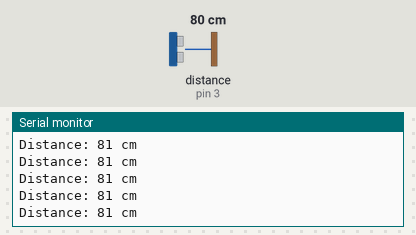
This sketch was run on a simulated Arduino Uno, built with avr-gcc and run on an emulated ATmega328P. Parts: the last lines printed to the serial monitor. Inputs (shaded band) come from the test bench; at power-on: distance to the obstacle (sensor on pin 3) 80 cm. The echo pulse lasts 58.3 µs per cm.

Above: at 1.2 s.
1.3 s: distance to the obstacle (sensor on pin 3) set to 4 cm
At 1.34 s:
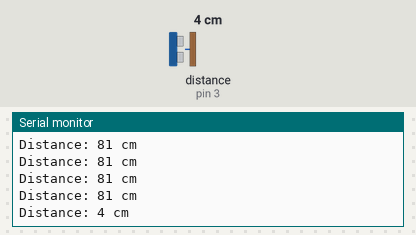
4.3 s: distance to the obstacle (sensor on pin 3) set to 2 cm
At 4.31 s:
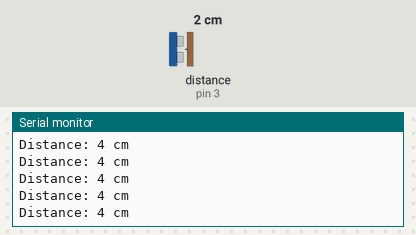
7.3 s: distance to the obstacle (sensor on pin 3) set to 60 cm
At 7.36 s:
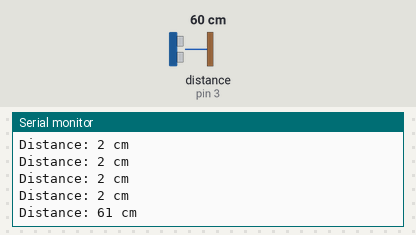
10.3 s: distance to the obstacle (sensor on pin 3) set to 299 cm
At 10.35 s:
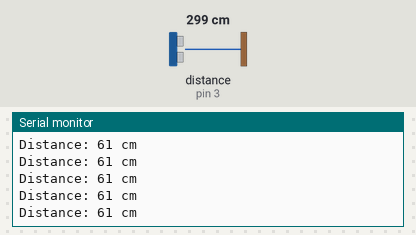
Timing chart, 0 to 13.3 s (numbered marks = the images above; inputs shaded):
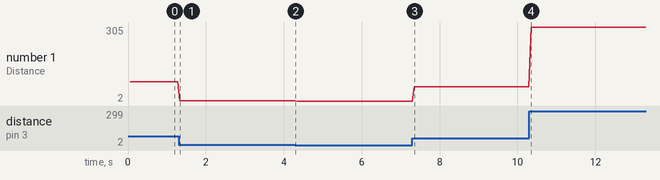

Measured:
- after the input at 1.3 s, the serial monitor: prints a new line at once (image 1)
- after the input at 7.3 s, the serial monitor: prints a new line after 0.05 s (image 3)
- plotted number 1: 81 → 4 after the input at 1.3 s, 4 → 2 after the input at 4.3 s, 2 → 61 after the input at 7.3 s, 61 → 305 after the input at 10.3 s

The sketch:

ultrasonic_sensor.ino
```cpp
#include <NewPing.h>

#define TRIG_PIN1 2
#define ECHO_PIN1 3
#define MAX_DISTANCE 400

NewPing sonar1(TRIG_PIN1, ECHO_PIN1, MAX_DISTANCE);

void setup() {
  Serial.begin(9600);
}

void loop() {
  delay(50);
  unsigned int distance1 = sonar1.ping_cm();

  Serial.print("Distance: ");
  Serial.print(distance1);
  Serial.println(" cm");
}
```
